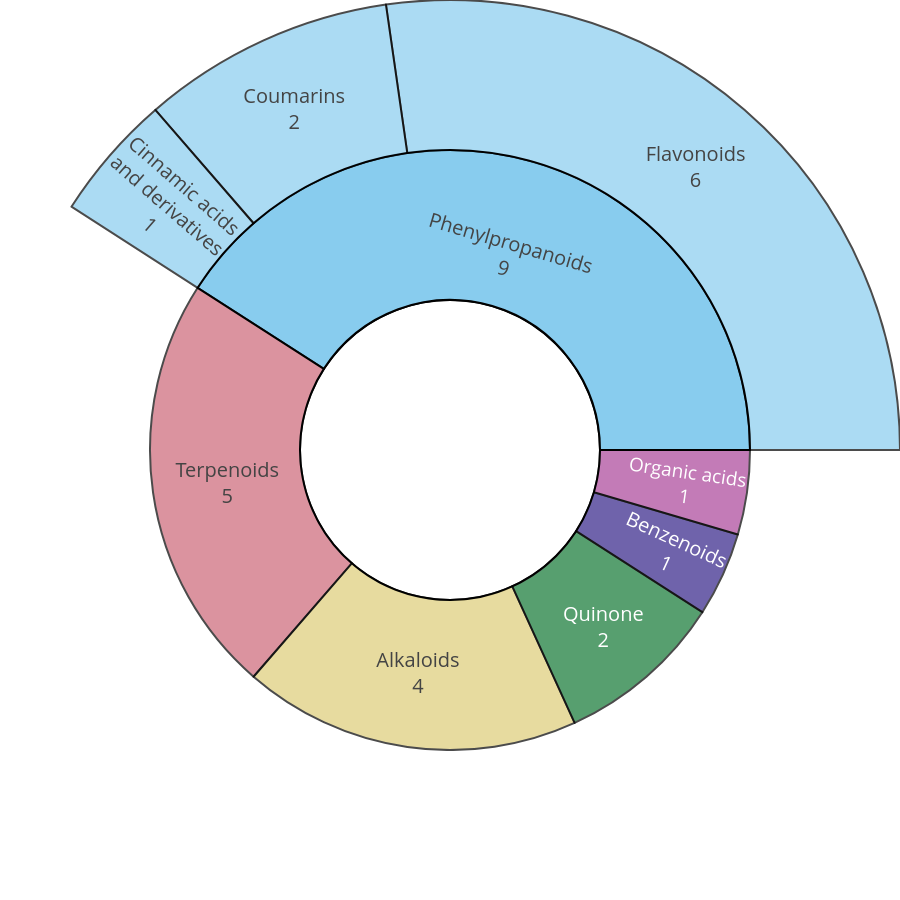

Source (notebook cell):
### Markdown cell above
# BoLASSO

### Code cell
labels = [
'Phenylpropanoids',
'Terpenoids',
'Alkaloids',
'Quinone',
'Benzenoids',
'Organic acids',
'Flavonoids',
'Cinnamic acids<br>and derivatives',
'Coumarins'
]


parents = [
' ',
' ',
' ',
' ',
' ',
' ',
'Phenylpropanoids',
'Phenylpropanoids',
'Phenylpropanoids',
]


values = [
'9',
'5',
'4',
'2',
'1',
'1',
'6',
'1',
'2'
]


fig =go.Figure(go.Sunburst(
    labels=labels,
    parents=parents,
    values=values,
    branchvalues="total",
    marker=dict(line=dict(color="black", width=2)), # contour noir
    textfont=dict(size=20),
    textinfo="label+value"  # ajouter valeurs
))

# Update layout for tight margin
fig.update_layout(margin = dict(t=0, l=0, r=0, b=0))

fig.update_layout(
    width=900,   # adjust width as needed
    height=900,   # adjust height as needed
    sunburstcolorway=px.colors.qualitative.Safe,
    extendsunburstcolors=True
)

fig.show()

### Figure 1 — Plotly figure (JSON) as saved in the notebook; plotly's stock layout.template omitted (floating-point values rounded to 4 significant figures)
{"data": [{"branchvalues": "total", "labels": ["Phenylpropanoids", "Terpenoids", "Alkaloids", "Quinone", "Benzenoids", "Organic acids", "Flavonoids", "Cinnamic acids<br>and derivatives", "Coumarins"], "marker": {"line": {"color": "black", "width": 2}}, "parents": [" ", " ", " ", " ", " ", " ", "Phenylpropanoids", "Phenylpropanoids", "Phenylpropanoids"], "textfont": {"size": 20}, "textinfo": "label+value", "type": "sunburst", "values": ["9", "5", "4", "2", "1", "1", "6", "1", "2"]}], "layout": {"extendsunburstcolors": true, "height": 900, "margin": {"b": 0, "l": 0, "r": 0, "t": 0}, "sunburstcolorway": ["rgb(136, 204, 238)", "rgb(204, 102, 119)", "rgb(221, 204, 119)", "rgb(17, 119, 51)", "rgb(51, 34, 136)", "rgb(170, 68, 153)", "rgb(68, 170, 153)", "rgb(153, 153, 51)", "rgb(136, 34, 85)", "rgb(102, 17, 0)", "rgb(136, 136, 136)"], "width": 900}}
